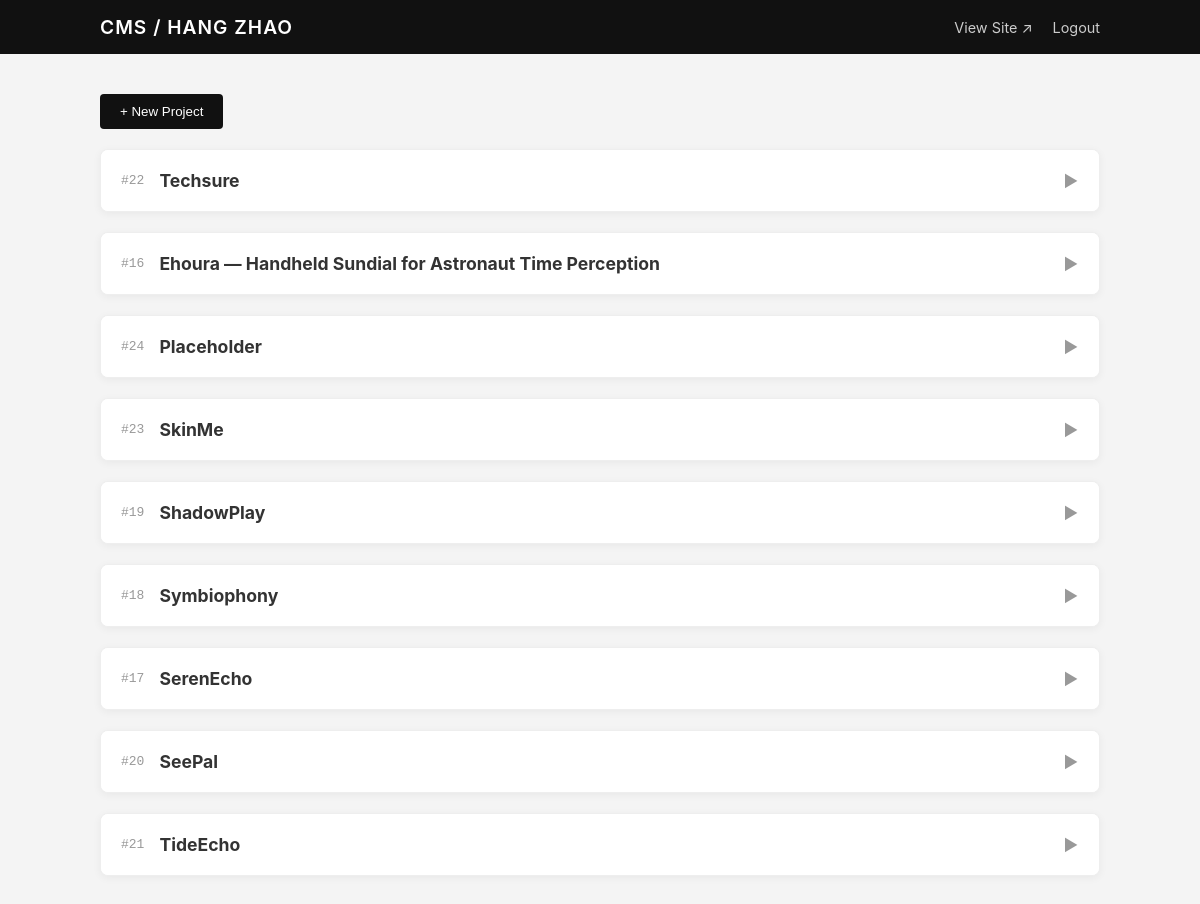
/admin.php (signed in), run on the app's committed database.
### tables this page shows
CREATE TABLE projects (
      id INTEGER PRIMARY KEY AUTOINCREMENT,
      title TEXT NOT NULL,
      slug TEXT UNIQUE,
      description TEXT,
      tags TEXT,                 -- 逗号分隔，或存 JSON
      image_url TEXT,            -- 首图
      gallery_json TEXT,         -- 其他图 JSON 数组
      meta_json TEXT,            -- 可扩展的结构化元数据（JSON），用于 subtitle/links/tools/process 等
      url TEXT,                  -- 外链（Behance/GitHub/视频等）
       year INTEGER,
       month INTEGER,
      featured INTEGER DEFAULT 0,
      order_index INTEGER DEFAULT 0,
      created_at TEXT NOT NULL,
      updated_at TEXT NOT NULL
    , background_problem TEXT, design_goals TEXT, solution_overview TEXT, interaction_design TEXT, pipeline TEXT, prototype_highlights TEXT, usability_testing TEXT, outcomes TEXT, ethics TEXT, next_steps TEXT, media_notes TEXT, acknowledgements TEXT, contact TEXT, subtitle TEXT, links TEXT, tools TEXT, hero_media TEXT);

### src/config.php (called while the page is built)
<?php
return [
  'db_path' => __DIR__ . '/../data/portfolio.sqlite',
  'admin_password' => '949949Zh',
  'site_name' => 'HANG ZHAO',
];

### src/db.php (called while the page is built, shortened)
<?php
function get_pdo(): PDO {
  static $pdo = null;
  if ($pdo) return $pdo;
  $config = require __DIR__ . '/config.php';
  $dsn = 'sqlite:' . $config['db_path'];
  $pdo = new PDO($dsn, null, null, [
    PDO::ATTR_ERRMODE => PDO::ERRMODE_EXCEPTION,
    PDO::ATTR_DEFAULT_FETCH_MODE => PDO::FETCH_ASSOC,
  ]);
  $pdo->exec('PRAGMA foreign_keys = ON;');
  return $pdo;
}

### src/functions.php (called while the page is built, shortened)
<?php
require_once __DIR__ . '/db.php';
function get_projects(bool $only_featured = false): array
{
  $pdo = get_pdo();
  $sql = "SELECT * FROM projects ";
  $sql .= "ORDER BY featured DESC, order_index DESC, year DESC, id DESC";
  return $pdo->query($sql)->fetchAll();
}

### public/admin.php (the view, shortened to what this page needs)
<?php
require __DIR__ . '/../src/functions.php';
$config = require __DIR__ . '/../src/config.php';
$is_logged_in = !empty($_SESSION['admin_ok']);
$projects = $is_logged_in ? get_projects(false) : [];
?>
<!doctype html>
<html lang="en">
<head>
  <link rel="stylesheet" href="css/admin.css?v=<?= time() ?>">
  <link rel="stylesheet" href="https://unpkg.com/easymde/dist/easymde.min.css">
</head>
<body class="admin-page">
  <header class="admin-header">
    <div class="header-inner">
      <h1>CMS / <?= htmlspecialchars($config['site_name']) ?></h1>
      <nav><a href="index.php" target="_blank" class="btn-text">View Site ↗</a><?php if ($is_logged_in): ?><a
            href="admin.php?action=logout" class="btn-text danger">Logout</a><?php endif; ?></nav>
    </div>
  </header>
  <main class="admin-container">
    <?php if (!$is_logged_in): ?>
      <div class="login-card">
        <form method="post"><input type="hidden" name="action" value="login"><input type="password" name="password"
            placeholder="Password" required autofocus><button class="btn-primary" type="submit">Login</button></form>
      </div><?php else: ?>
      <div class="actions-bar"><button class="btn-primary"
          onclick="document.getElementById('create-form').classList.toggle('hidden')">+ New Project</button></div>
      <div class="project-list">
        <?php foreach ($projects as $p):
          ?>
          <div class="editor-card collapsed" id="project-<?= $p['id'] ?>">
            <div class="card-header" onclick="toggleEdit(<?= $p['id'] ?>)">
              <div class="header-info"><span class="id">#<?= $p['id'] ?></span><strong
                  class="title"><?= htmlspecialchars($p['title']) ?></strong></div><span class="arrow">▼</span>
            </div>
          </div>
        <?php endforeach; ?>
      </div>
    <?php endif; ?>
  </main>
</body>
</html>

### public/css/admin.css (style rules this page uses)
body.admin-page { background-color: #f4f4f4; color: #333; font-family: -apple-system, BlinkMacSystemFont, "Segoe UI", Roboto, sans-serif; margin: 0; padding: 0; }
.admin-header { background: #111; color: #fff; padding: 15px 0; position: sticky; top: 0; z-index: 100; }
.header-inner { max-width: 1000px; margin: 0 auto; padding: 0 20px; display: flex; justify-content: space-between; align-items: center; }
.admin-header h1 { margin: 0; font-size: 1.2rem; font-weight: 600; letter-spacing: 1px; }
.btn-text { color: #ccc; text-decoration: none; font-size: 0.9rem; margin-left: 20px; transition: color 0.2s; }
.admin-container { max-width: 1000px; margin: 40px auto; padding: 0 20px; }
.btn-primary { background: #111; color: #fff; border: none; padding: 10px 20px; border-radius: 4px; cursor: pointer; transition: background 0.2s; }
.actions-bar { display: flex; justify-content: space-between; align-items: center; margin-bottom: 20px; }
.editor-card { background: #fff; border-radius: 8px; box-shadow: 0 2px 8px rgba(0, 0, 0, 0.05); margin-bottom: 20px; overflow: hidden; border: 1px solid #eee; transition: all 0.3s ease; }
.card-header { padding: 20px; background: #fff; border-bottom: 1px solid #f0f0f0; display: flex; justify-content: space-between; align-items: center; cursor: pointer; user-select: none; }
.header-info { display: flex; align-items: center; gap: 15px; }
.header-info .id { color: #999; font-family: monospace; }
.header-info .title { font-size: 1.1rem; }
.arrow { transition: transform 0.3s; color: #999; }
.editor-card.collapsed .arrow { transform: rotate(-90deg); }
.editor-card.collapsed .card-header { border-bottom: none; }

### data on the page
projects: id "22", title "Techsure"
projects: id "16", title "Ehoura — Handheld Sundial for Astronaut Time Perception"
projects: id "24", title "Placeholder"
projects: id "23", title "SkinMe"
projects: id "19", title "ShadowPlay"
projects: id "18", title "Symbiophony"
projects: id "17", title "SerenEcho"
projects: id "20", title "SeePal"
projects: id "21", title "TideEcho"

### other printed values
$config['site_name'] "HANG ZHAO"
